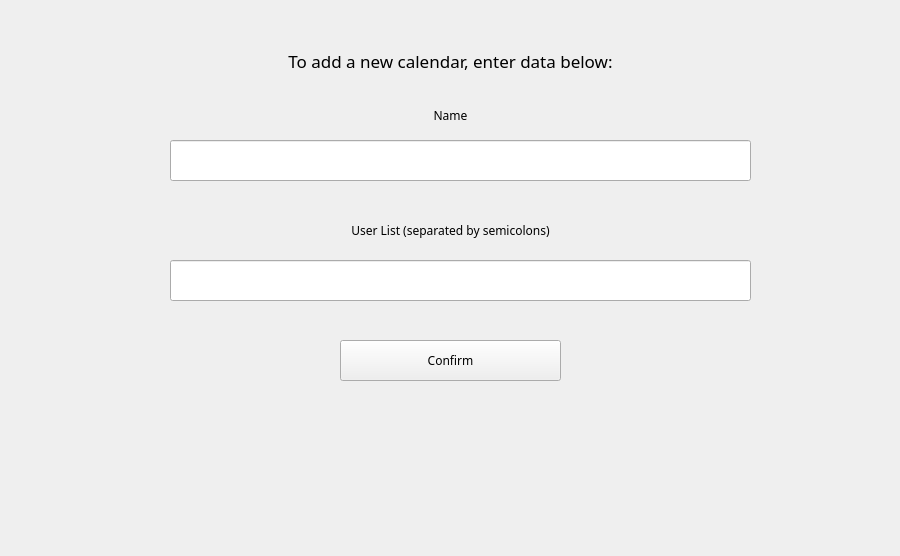
<?xml version="1.0" encoding="UTF-8"?>
<ui version="4.0">
 <class>calendarView</class>
 <widget class="QWidget" name="calendarView">
  <property name="enabled">
   <bool>true</bool>
  </property>
  <property name="geometry">
   <rect>
    <x>0</x>
    <y>0</y>
    <width>900</width>
    <height>556</height>
   </rect>
  </property>
  <property name="font">
   <font>
    <family>JetBrains Mono</family>
   </font>
  </property>
  <property name="windowTitle">
   <string>Calendar Application</string>
  </property>
  <widget class="QPushButton" name="newCalendarConfirmButton">
   <property name="geometry">
    <rect>
     <x>340</x>
     <y>340</y>
     <width>221</width>
     <height>41</height>
    </rect>
   </property>
   <property name="text">
    <string>Confirm</string>
   </property>
  </widget>
  <widget class="QLabel" name="informLabel">
   <property name="enabled">
    <bool>true</bool>
   </property>
   <property name="geometry">
    <rect>
     <x>10</x>
     <y>40</y>
     <width>881</width>
     <height>41</height>
    </rect>
   </property>
   <property name="font">
    <font>
     <pointsize>13</pointsize>
    </font>
   </property>
   <property name="text">
    <string>To add a new calendar, enter data below:</string>
   </property>
   <property name="alignment">
    <set>Qt::AlignCenter</set>
   </property>
  </widget>
  <widget class="QLabel" name="newCalendarNamelabel">
   <property name="geometry">
    <rect>
     <x>20</x>
     <y>100</y>
     <width>861</width>
     <height>31</height>
    </rect>
   </property>
   <property name="text">
    <string>Name</string>
   </property>
   <property name="alignment">
    <set>Qt::AlignCenter</set>
   </property>
  </widget>
  <widget class="QLabel" name="newCalendarUserListLabel">
   <property name="geometry">
    <rect>
     <x>20</x>
     <y>210</y>
     <width>861</width>
     <height>41</height>
    </rect>
   </property>
   <property name="text">
    <string>User List (separated by semicolons)</string>
   </property>
   <property name="alignment">
    <set>Qt::AlignCenter</set>
   </property>
  </widget>
  <widget class="QLineEdit" name="newCalendarUserListField">
   <property name="geometry">
    <rect>
     <x>170</x>
     <y>260</y>
     <width>581</width>
     <height>41</height>
    </rect>
   </property>
  </widget>
  <widget class="QLineEdit" name="newCalendarNameField">
   <property name="geometry">
    <rect>
     <x>170</x>
     <y>140</y>
     <width>581</width>
     <height>41</height>
    </rect>
   </property>
  </widget>
 </widget>
 <resources/>
 <connections/>
</ui>
